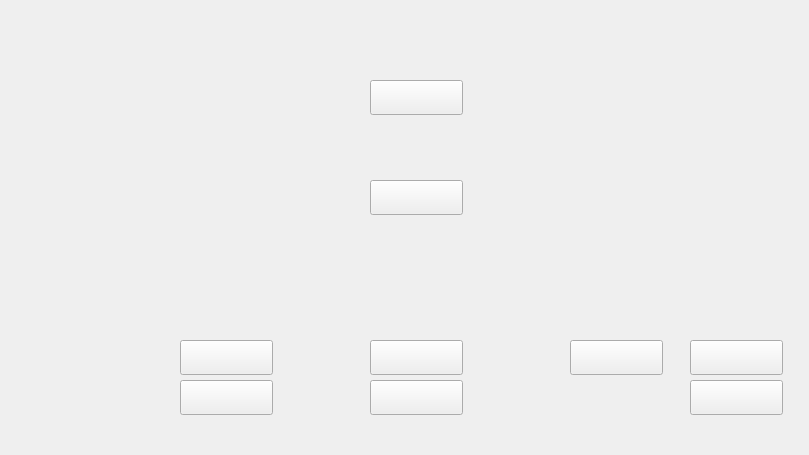
<?xml version="1.0" encoding="UTF-8"?>
<ui version="4.0">
 <class>policy</class>
 <widget class="QWidget" name="policy">
  <property name="geometry">
   <rect>
    <x>0</x>
    <y>0</y>
    <width>809</width>
    <height>455</height>
   </rect>
  </property>
  <property name="windowTitle">
   <string>Form</string>
  </property>
  <property name="styleSheet">
   <string notr="true">#policy{
	border-image: url(:/new/pics/resouce/Policy.png);
}
#cover1{
	border-image: url(:/new/pics/resouce/policis/cover/keyancover.png);
}
#cover2{
	border-image: url(:/new/pics/resouce/policis/cover/liudiaocover.png);
}
#cover3{
	border-image: url(:/new/pics/resouce/policis/cover/shipincover.png);
}
#cover4{
	border-image: url(:/new/pics/resouce/policis/cover/wangkecover.png);
}
#cover5{
	border-image: url(:/new/pics/resouce/policis/cover/yuluncover.png);
}
#keyan{
	border-image: url(:/new/pics/resouce/policis/keyanzhuanxiang.png);
}
#wangke{
	border-image: url(:/new/pics/resouce/policis/kaishiwangke.png);
}
#shipin{
	border-image: url(:/new/pics/resouce/policis/shipinhuiyi.png);
}
#liudiao{
	border-image: url(:/new/pics/resouce/policis/kaishiliudiao.png);
}
#guankong{
	border-image: url(:/new/pics/resouce/policis/guankongyulun.png);
}
#pf{
	border-image: url(:/new/pics/resouce/policis/pfzhi.png);
}
#hesuan{
	border-image: url(:/new/pics/resouce/policis/quanyuanhesuan.png);
}
#kaixue{
	border-image: url(:/new/pics/resouce/policis/tuichikaixue.png);
}
#canguan{
	border-image: url(:/new/pics/resouce/policis/zantingcanguan.png);
}</string>
  </property>
  <widget class="QLabel" name="cover1">
   <property name="geometry">
    <rect>
     <x>167</x>
     <y>170</y>
     <width>121</width>
     <height>121</height>
    </rect>
   </property>
   <property name="text">
    <string/>
   </property>
  </widget>
  <widget class="QLabel" name="cover2">
   <property name="geometry">
    <rect>
     <x>680</x>
     <y>170</y>
     <width>111</width>
     <height>131</height>
    </rect>
   </property>
   <property name="text">
    <string/>
   </property>
  </widget>
  <widget class="QLabel" name="cover3">
   <property name="geometry">
    <rect>
     <x>290</x>
     <y>170</y>
     <width>261</width>
     <height>131</height>
    </rect>
   </property>
   <property name="text">
    <string/>
   </property>
  </widget>
  <widget class="QLabel" name="cover4">
   <property name="geometry">
    <rect>
     <x>290</x>
     <y>60</y>
     <width>251</width>
     <height>70</height>
    </rect>
   </property>
   <property name="text">
    <string/>
   </property>
  </widget>
  <widget class="QLabel" name="cover5">
   <property name="geometry">
    <rect>
     <x>560</x>
     <y>170</y>
     <width>121</width>
     <height>131</height>
    </rect>
   </property>
   <property name="text">
    <string/>
   </property>
  </widget>
  <widget class="QPushButton" name="keyan">
   <property name="geometry">
    <rect>
     <x>180</x>
     <y>340</y>
     <width>93</width>
     <height>35</height>
    </rect>
   </property>
   <property name="text">
    <string/>
   </property>
  </widget>
  <widget class="QPushButton" name="shipin">
   <property name="geometry">
    <rect>
     <x>370</x>
     <y>340</y>
     <width>93</width>
     <height>35</height>
    </rect>
   </property>
   <property name="text">
    <string/>
   </property>
  </widget>
  <widget class="QPushButton" name="wangke">
   <property name="geometry">
    <rect>
     <x>370</x>
     <y>180</y>
     <width>93</width>
     <height>35</height>
    </rect>
   </property>
   <property name="text">
    <string/>
   </property>
  </widget>
  <widget class="QPushButton" name="guankong">
   <property name="geometry">
    <rect>
     <x>570</x>
     <y>340</y>
     <width>93</width>
     <height>35</height>
    </rect>
   </property>
   <property name="text">
    <string/>
   </property>
  </widget>
  <widget class="QPushButton" name="liudiao">
   <property name="geometry">
    <rect>
     <x>690</x>
     <y>340</y>
     <width>93</width>
     <height>35</height>
    </rect>
   </property>
   <property name="text">
    <string/>
   </property>
  </widget>
  <widget class="QPushButton" name="pf">
   <property name="geometry">
    <rect>
     <x>370</x>
     <y>80</y>
     <width>93</width>
     <height>35</height>
    </rect>
   </property>
   <property name="text">
    <string/>
   </property>
  </widget>
  <widget class="QPushButton" name="hesuan">
   <property name="geometry">
    <rect>
     <x>180</x>
     <y>380</y>
     <width>93</width>
     <height>35</height>
    </rect>
   </property>
   <property name="text">
    <string/>
   </property>
  </widget>
  <widget class="QPushButton" name="canguan">
   <property name="geometry">
    <rect>
     <x>690</x>
     <y>380</y>
     <width>93</width>
     <height>35</height>
    </rect>
   </property>
   <property name="text">
    <string/>
   </property>
  </widget>
  <widget class="QPushButton" name="kaixue">
   <property name="geometry">
    <rect>
     <x>370</x>
     <y>380</y>
     <width>93</width>
     <height>35</height>
    </rect>
   </property>
   <property name="text">
    <string/>
   </property>
  </widget>
  <zorder>pf</zorder>
  <zorder>wangke</zorder>
  <zorder>cover1</zorder>
  <zorder>cover2</zorder>
  <zorder>cover3</zorder>
  <zorder>cover4</zorder>
  <zorder>cover5</zorder>
  <zorder>keyan</zorder>
  <zorder>shipin</zorder>
  <zorder>guankong</zorder>
  <zorder>liudiao</zorder>
  <zorder>hesuan</zorder>
  <zorder>canguan</zorder>
  <zorder>kaixue</zorder>
 </widget>
 <resources/>
 <connections/>
</ui>
